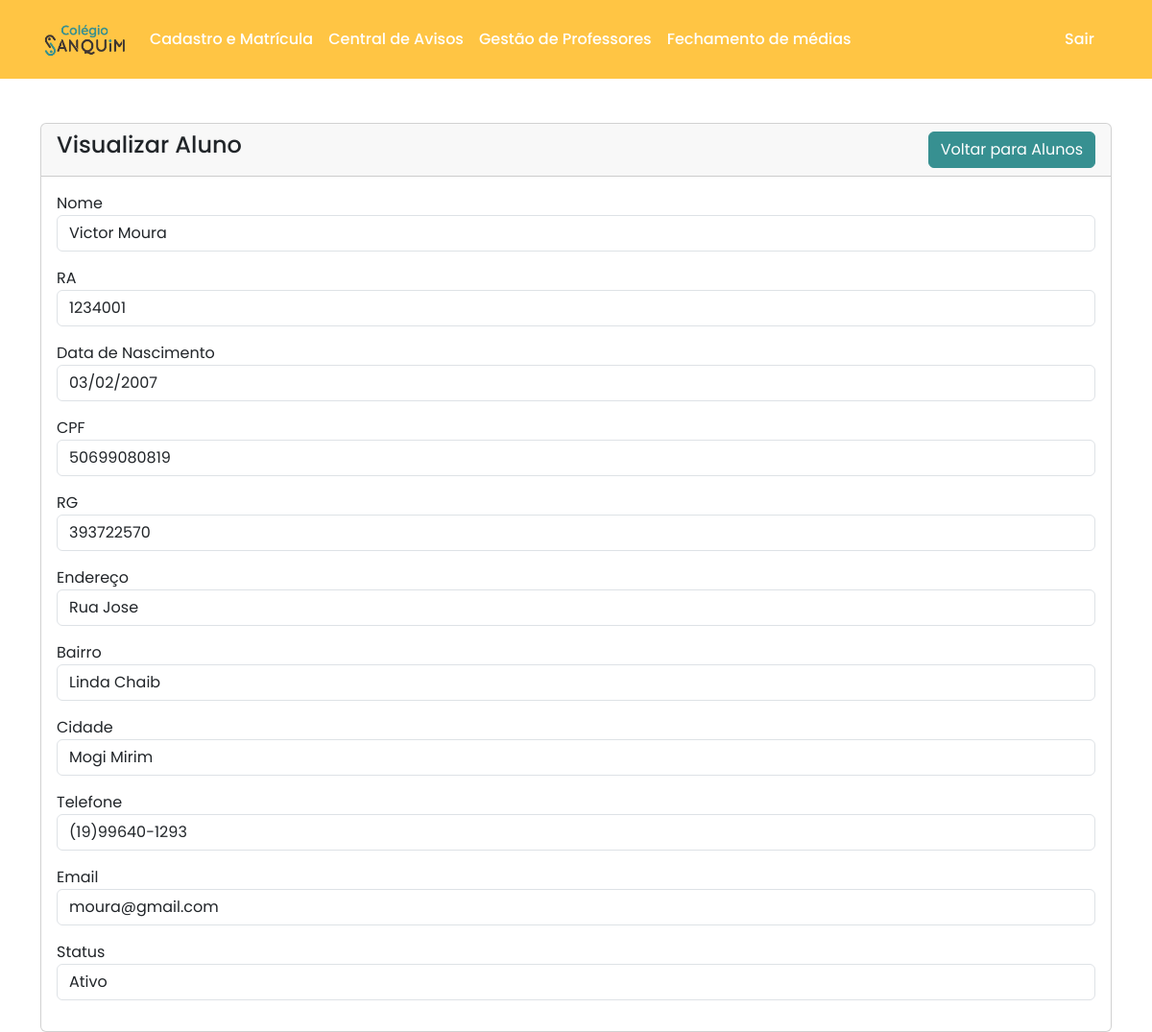
The app's page /Adm/phpAdm/aluno-view.php?id=8 with its own data.
### tables this page shows
CREATE TABLE `alunos` (
  `id` int(11) NOT NULL,
  `nome` varchar(50) NOT NULL,
  `ra` varchar(7) NOT NULL,
  `data_nascimento` date DEFAULT NULL,
  `cpf` varchar(20) NOT NULL,
  `rg` varchar(20) NOT NULL,
  `endereco` varchar(50) NOT NULL,
  `bairro` varchar(20) NOT NULL,
  `cidade` varchar(20) NOT NULL,
  `fone` varchar(30) NOT NULL,
  `email` varchar(60) NOT NULL,
  `status` int(11) NOT NULL
);

### Adm/phpAdm/aluno-view.php (the view, shortened to what this page needs)
<?php
require 'conexao2.php';
?>
<!doctype html>
<html lang="pt-BR">
  <head>
    <link href="https://cdn.jsdelivr.net/npm/bootstrap@5.3.3/dist/css/bootstrap.min.css" rel="stylesheet">
  </head>
  <body>
    <?php
    include 'masterAdm.php';
    ?>
      <div class="container mt-5">
        <div class="row">
            <div class="col-md-12">
                <div class="card">
                    <div class="card-header">
                        <h4>Visualizar Aluno
                            <a href="index-alunos.php" class="btn btn-custom float-end">Voltar para Alunos</a>
                        </h4>
                    </div>
                    <div class="card-body">
                        <?php
                        if (isset($_GET['id'])){
                            $aluno_id = mysqli_real_escape_string($conexao, $_GET['id']);
                            $sql = "SELECT * FROM alunos WHERE id='$aluno_id'";
                            $query = mysqli_query($conexao, $sql);
                            if(mysqli_num_rows($query)>0){
                                $aluno = mysqli_fetch_array($query);
                                function formatarTelefone($numero) {
                                    $numeroLimpo = preg_replace('/\D/', '', $numero);
                                    if (strlen($numeroLimpo) == 11) {
                                        return '(' . substr($numeroLimpo, 0, 2) . ')' . substr($numeroLimpo, 2, 5) . '-' . substr($numeroLimpo, 7, 4);
                                    }
                                    elseif (strlen($numeroLimpo) == 10) {
                                        return '(' . substr($numeroLimpo, 0, 2) . ')' . substr($numeroLimpo, 2, 4) . '-' . substr($numeroLimpo, 6, 4);
                                    }
                                    return $numero;
                                }
                        ?>
                        <form action="acoes-aluno.php" method="POST">
                            <div class="mb-3">
                                <label>Nome</label>
                                <p class="form-control">
                                    <?=$aluno['nome']?>
                                </p>
                            </div>
                            <div class="mb-3">
                                <label>RA</label>
                                <p class="form-control">
                                    <?=$aluno['ra']?>
                                </p>
                            </div>
                            <div class="mb-3">
                                <label>Data de Nascimento</label>
                                <p class="form-control">
                                    <?=date('d/m/Y', strtotime($aluno['data_nascimento']))?>
                                </p>
                            </div>
                            <div class="mb-3">
                                <label>CPF</label>
                                <p class="form-control" type="date">
                                    <?=$aluno['cpf']?>
                                </p>
                            </div>
                             <div class="mb-3">
                                <label>RG</label>
                                <p class="form-control">
                                    <?=$aluno['rg']?>
                                </p>
                            </div>
                            <div class="mb-3">
                                <label>Endereço</label>
                                <p class="form-control">
                                    <?=$aluno['endereco']?>
                                </p>
                            </div>
                            <div class="mb-3">
                                <label>Bairro</label>
                                <p class="form-control">
                                    <?=$aluno['bairro']?>
                                </p>
                            </div>
                            <div class="mb-3">
                                <label>Cidade</label>
                                <p class="form-control">
                                    <?=$aluno['cidade']?>
                                </p>
                            </div>
                             <div class="mb-3">
                                <label>Telefone</label>
                                <p class="form-control">
                                    <?php
                                        $numeroFormatado = formatarTelefone($aluno['fone']);
                                    ?>
                                    <?=$numeroFormatado?>
                                </p>
                            </div>
                            <div class="mb-3">
                                <label>Email</label>
                                <p class="form-control">
                                    <?=$aluno['email']?>
                                </p>
                            </div>
                            <div class="mb-3">
                                <label>Status</label>
                                <p class="form-control">
                                    <?=($aluno['status'] == 1) ? 'Ativo' : 'Inativo'; ?>
                                </p>
                            </div>
                        </form>
                        <?php
                            } else {
                                echo "<h5>Aluno não encontrada</h5>";
                            }
                        } else {
                            echo "<h5>ID do Aluno não fornecido</h5>";
                        }
                        ?>
                    </div>
                </div>
            </div>
        </div>
      </div>
  </body>
</html>

### Adm/phpAdm/aluno-view.php (style rules this page uses)
.btn-custom { background-color: #379091; border-color: #379091; color: #fff; }

### records on screen
alunos: nome "Victor Moura", ra "1234001", data_nascimento "03/02/2007", cpf "50699080819", rg "393722570", endereco "Rua Jose", bairro "Linda Chaib", cidade "Mogi Mirim", fone "(19)99640-1293", email "moura@gmail.com"
